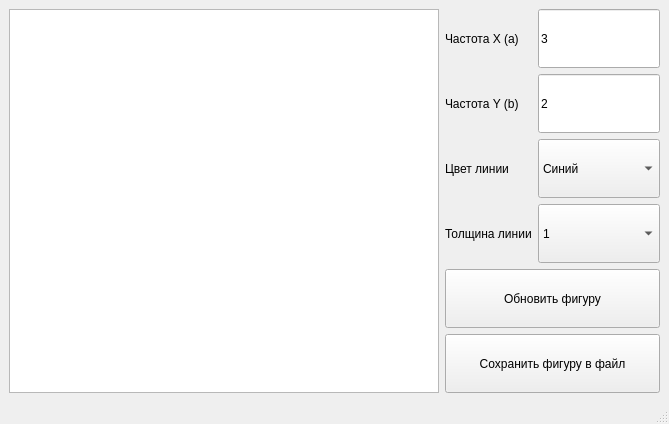
<?xml version="1.0" encoding="UTF-8"?>
<ui version="4.0">
 <class>MainWindow</class>
 <widget class="QMainWindow" name="MainWindow">
  <property name="geometry">
   <rect>
    <x>0</x>
    <y>0</y>
    <width>669</width>
    <height>424</height>
   </rect>
  </property>
  <property name="windowTitle">
   <string>MainWindow</string>
  </property>
  <widget class="QWidget" name="centralwidget">
   <layout class="QVBoxLayout" name="verticalLayout">
    <item>
     <layout class="QHBoxLayout" name="horizontalLayout" stretch="2,1">
      <item>
       <widget class="QGraphicsView" name="graphicsView">
        <property name="alignment">
         <set>Qt::AlignCenter</set>
        </property>
       </widget>
      </item>
      <item>
       <layout class="QFormLayout" name="formLayout">
        <property name="sizeConstraint">
         <enum>QLayout::SetDefaultConstraint</enum>
        </property>
        <property name="fieldGrowthPolicy">
         <enum>QFormLayout::AllNonFixedFieldsGrow</enum>
        </property>
        <property name="formAlignment">
         <set>Qt::AlignRight|Qt::AlignTop|Qt::AlignTrailing</set>
        </property>
        <item row="0" column="0">
         <widget class="QLabel" name="label">
          <property name="sizePolicy">
           <sizepolicy hsizetype="Preferred" vsizetype="MinimumExpanding">
            <horstretch>0</horstretch>
            <verstretch>0</verstretch>
           </sizepolicy>
          </property>
          <property name="text">
           <string>Частота X (a)</string>
          </property>
         </widget>
        </item>
        <item row="0" column="1">
         <widget class="QLineEdit" name="freq_y_lineedit">
          <property name="sizePolicy">
           <sizepolicy hsizetype="Expanding" vsizetype="MinimumExpanding">
            <horstretch>0</horstretch>
            <verstretch>0</verstretch>
           </sizepolicy>
          </property>
          <property name="text">
           <string>3</string>
          </property>
         </widget>
        </item>
        <item row="1" column="0">
         <widget class="QLabel" name="label_2">
          <property name="sizePolicy">
           <sizepolicy hsizetype="Preferred" vsizetype="MinimumExpanding">
            <horstretch>0</horstretch>
            <verstretch>0</verstretch>
           </sizepolicy>
          </property>
          <property name="text">
           <string>Частота Y (b)</string>
          </property>
         </widget>
        </item>
        <item row="1" column="1">
         <widget class="QLineEdit" name="freq_x_lineedit">
          <property name="sizePolicy">
           <sizepolicy hsizetype="Expanding" vsizetype="MinimumExpanding">
            <horstretch>0</horstretch>
            <verstretch>0</verstretch>
           </sizepolicy>
          </property>
          <property name="text">
           <string>2</string>
          </property>
         </widget>
        </item>
        <item row="2" column="0">
         <widget class="QLabel" name="label_3">
          <property name="sizePolicy">
           <sizepolicy hsizetype="Preferred" vsizetype="MinimumExpanding">
            <horstretch>0</horstretch>
            <verstretch>0</verstretch>
           </sizepolicy>
          </property>
          <property name="text">
           <string>Цвет линии</string>
          </property>
         </widget>
        </item>
        <item row="2" column="1">
         <widget class="QComboBox" name="color_combobox">
          <property name="sizePolicy">
           <sizepolicy hsizetype="Preferred" vsizetype="Expanding">
            <horstretch>0</horstretch>
            <verstretch>0</verstretch>
           </sizepolicy>
          </property>
          <item>
           <property name="text">
            <string>Синий</string>
           </property>
          </item>
          <item>
           <property name="text">
            <string>Зелёный</string>
           </property>
          </item>
          <item>
           <property name="text">
            <string>Красный</string>
           </property>
          </item>
          <item>
           <property name="text">
            <string>Жёлтый</string>
           </property>
          </item>
         </widget>
        </item>
        <item row="3" column="0">
         <widget class="QLabel" name="label_4">
          <property name="sizePolicy">
           <sizepolicy hsizetype="Preferred" vsizetype="Expanding">
            <horstretch>0</horstretch>
            <verstretch>0</verstretch>
           </sizepolicy>
          </property>
          <property name="text">
           <string>Толщина линии</string>
          </property>
         </widget>
        </item>
        <item row="3" column="1">
         <widget class="QComboBox" name="width_combobox">
          <property name="sizePolicy">
           <sizepolicy hsizetype="Preferred" vsizetype="Expanding">
            <horstretch>0</horstretch>
            <verstretch>0</verstretch>
           </sizepolicy>
          </property>
          <item>
           <property name="text">
            <string>1</string>
           </property>
          </item>
          <item>
           <property name="text">
            <string>2</string>
           </property>
          </item>
          <item>
           <property name="text">
            <string>3</string>
           </property>
          </item>
          <item>
           <property name="text">
            <string>4</string>
           </property>
          </item>
         </widget>
        </item>
        <item row="4" column="0" colspan="2">
         <widget class="QPushButton" name="plot_button">
          <property name="sizePolicy">
           <sizepolicy hsizetype="Minimum" vsizetype="MinimumExpanding">
            <horstretch>0</horstretch>
            <verstretch>0</verstretch>
           </sizepolicy>
          </property>
          <property name="text">
           <string>Обновить фигуру</string>
          </property>
         </widget>
        </item>
        <item row="5" column="0" colspan="2">
         <widget class="QPushButton" name="save_button">
          <property name="sizePolicy">
           <sizepolicy hsizetype="Minimum" vsizetype="MinimumExpanding">
            <horstretch>0</horstretch>
            <verstretch>0</verstretch>
           </sizepolicy>
          </property>
          <property name="text">
           <string>Сохранить фигуру в файл</string>
          </property>
         </widget>
        </item>
       </layout>
      </item>
     </layout>
    </item>
   </layout>
  </widget>
  <widget class="QMenuBar" name="menubar">
   <property name="geometry">
    <rect>
     <x>0</x>
     <y>0</y>
     <width>669</width>
     <height>22</height>
    </rect>
   </property>
  </widget>
  <widget class="QStatusBar" name="statusbar"/>
 </widget>
 <resources/>
 <connections/>
</ui>
